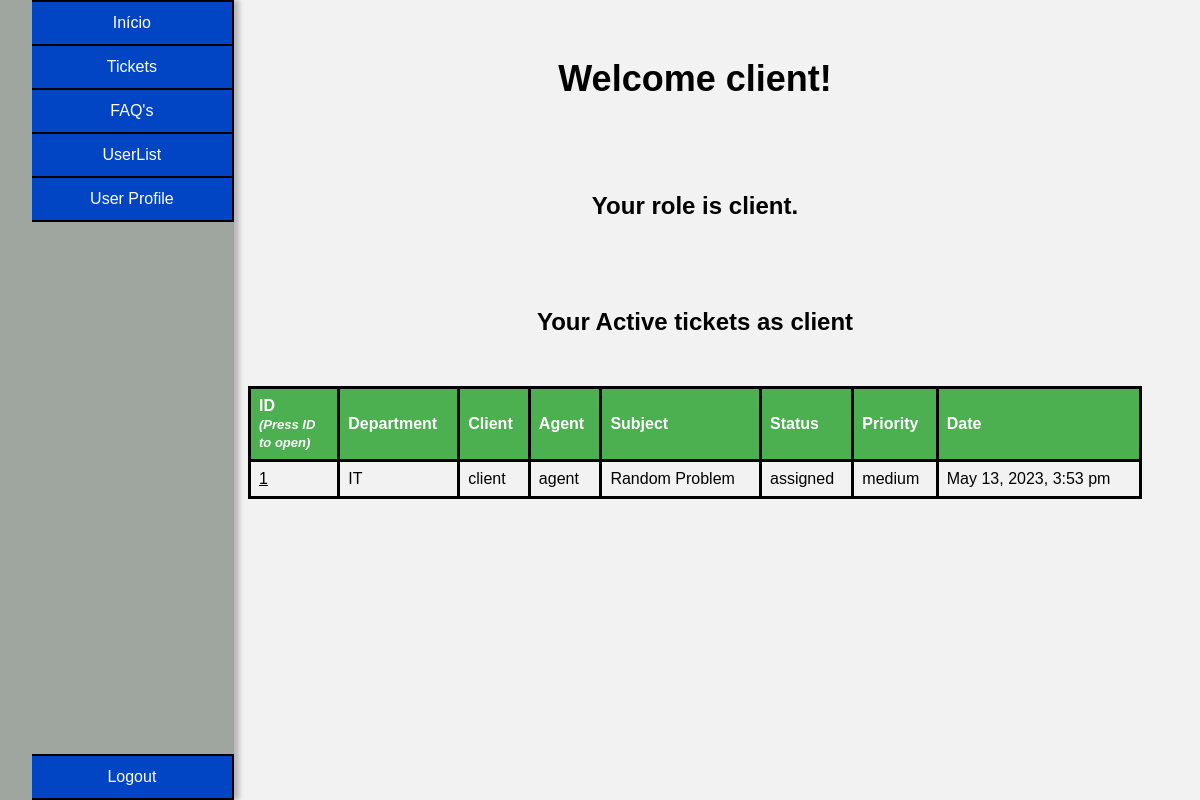
The app's page /pages/index.php (signed in), older data.
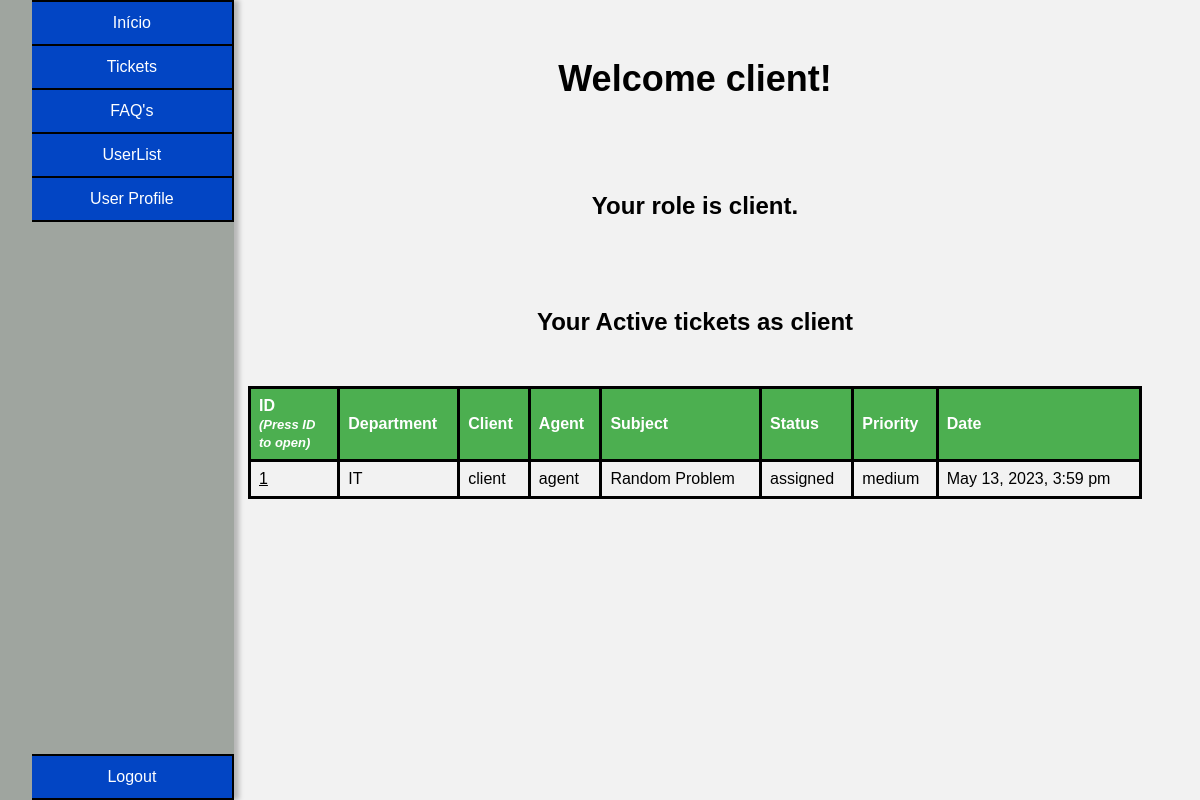
The same page, newer data.
### tables this page shows
CREATE TABLE tickets(
    id INTEGER PRIMARY KEY,
    department_id INTEGER,
    client_id INTEGER,
    agent_id INTEGER,
    subject VARCHAR(200) NOT NULL,
    description TEXT NOT NULL,
    status VARCHAR(10) CHECK(status = 'open' or status = 'assigned' or status = 'closed') NOT NULL,
    priority VARCHAR(10) CHECK(priority = 'low' or priority = 'medium' or priority ='high') NOT NULL,
    created_at DATETIME NOT NULL,
    updated_at DATETIME,
    FOREIGN KEY (department_id) REFERENCES department(id),
    FOREIGN KEY (client_id) REFERENCES user(id),
    FOREIGN KEY (agent_id) REFERENCES user(id)
);

CREATE TABLE department(
    id INTEGER PRIMARY KEY,
    name VARCHAR(50) NOT NULL
);

CREATE TABLE user(
    id INTEGER PRIMARY KEY,
    name VARCHAR(50) NOT NULL,
    username VARCHAR(50) UNIQUE NOT NULL,
    email VARCHAR(50) UNIQUE NOT NULL,
    password VARCHAR(255) NOT NULL,
    role VARCHAR(10) CHECK(role = 'client' or role = 'agent' or role = 'admin') NOT NULL,
    department_id INTEGER,
    FOREIGN KEY (department_id) REFERENCES department(id)
);

### pages/index.php (the view, shortened to what this page needs)
<?php
   require_once('../utils/functions.php');
   $user = searchUser($_SESSION["user_id"]);
?>
<!DOCTYPE html>
<html lang="en-US">
<link rel="stylesheet" href="../css/style_index.css">
   <head>
   </head>
   <body>
    <div class="container_master">
        <div class="container">
        <ul class="buttons">
            <button class="index" onclick="indexPage()">Início</button>
            <button class="tickets" onclick="ticketsPage()">Tickets</button>
            <button class="faqs" onclick="faqsPage()">FAQ's</button>
            <button class="users" onclick="usersPage()">UserList</button>
            <button class="user_profile" onclick="sendDataUser('<?php echo $user['username'] ?>')">User Profile</button>
            <button class="logout" onclick="logoutPage()">Logout</button>
        </ul>
        </div>
      <div class="content">
      <h1>Welcome <?php echo $user["username"]?>!</h1>
      <br>
      <h2>Your role is <?php echo $user["role"]?>.</h2>
      <br>
      <h2>Your Active tickets as client</h2>
        <tbody>
            <?php
               getTicketsTableForUser(0);
            ?>
        </tbody>
      </div> <?php  ?>
      </div> <?php  ?>
   </body>
</html>

### utils/functions.php (shortened to what this page needs)
<?php
function searchUser($id){
    $db = getDatabaseConnection();
    $stmt = $db->prepare('SELECT * FROM user WHERE id = ?');
    $stmt->execute(array($id));
    return $stmt->fetch();
}
function getTicketsTableForUser($paramter){
    $db = getDatabaseConnection();
    $user = searchUser($_SESSION["user_id"]);
    if($paramter == 0){
        $stmt = $db->prepare('SELECT * FROM tickets WHERE client_id = ? and status != ?');
        $stmt->execute(array($user["id"],"closed"));
        $tickets = $stmt->fetchAll();
    }
    echo "<table>
    <thead>
        <tr>
            <th>ID<br><em>(Press ID to open)</em></th>
            <th>Department</th>
            <th>Client</th>
            <th>Agent</th>
            <th>Subject</th>
            <th>Status</th>
            <th>Priority</th>
            <th>Date</th>
        </tr>
    </thead>";
    foreach ($tickets as $ticket) {
        $stmt = $db->prepare('SELECT * FROM department WHERE id = ?');
        $stmt->execute(array($ticket['department_id']));
        $department = $stmt->fetch();
        $stmt = $db->prepare('SELECT * FROM user WHERE id = ?');
        $stmt->execute(array($ticket['client_id']));
        $c_user = $stmt->fetch();
        $stmt = $db->prepare('SELECT * FROM user WHERE id = ?');
        $stmt->execute(array($ticket['agent_id']));
        $a_user = $stmt->fetch();
        echo "<tr>
            <td> <button onclick=sendDataTicket('". $ticket['id'] ."')>".$ticket['id']."</button></td>
            <td>" . $department['name'] . "</td>
            <td>" . $c_user['name'] . "</td>
            <td>" . $a_user['name'] . "</td>
            <td>" . $ticket['subject'] . "</td>
            <td>" . $ticket['status'] . "</td>
            <td>" . $ticket['priority'] . "</td>
            <td>" . $ticket['updated_at'] . "</td>
            </tr>";
}
}
?>

Row changes from the older to the newer data that the page shows:
changed tickets "Random Problem": updated_at "May 13, 2023, 3:53 pm" → "May 13, 2023, 3:59 pm"
